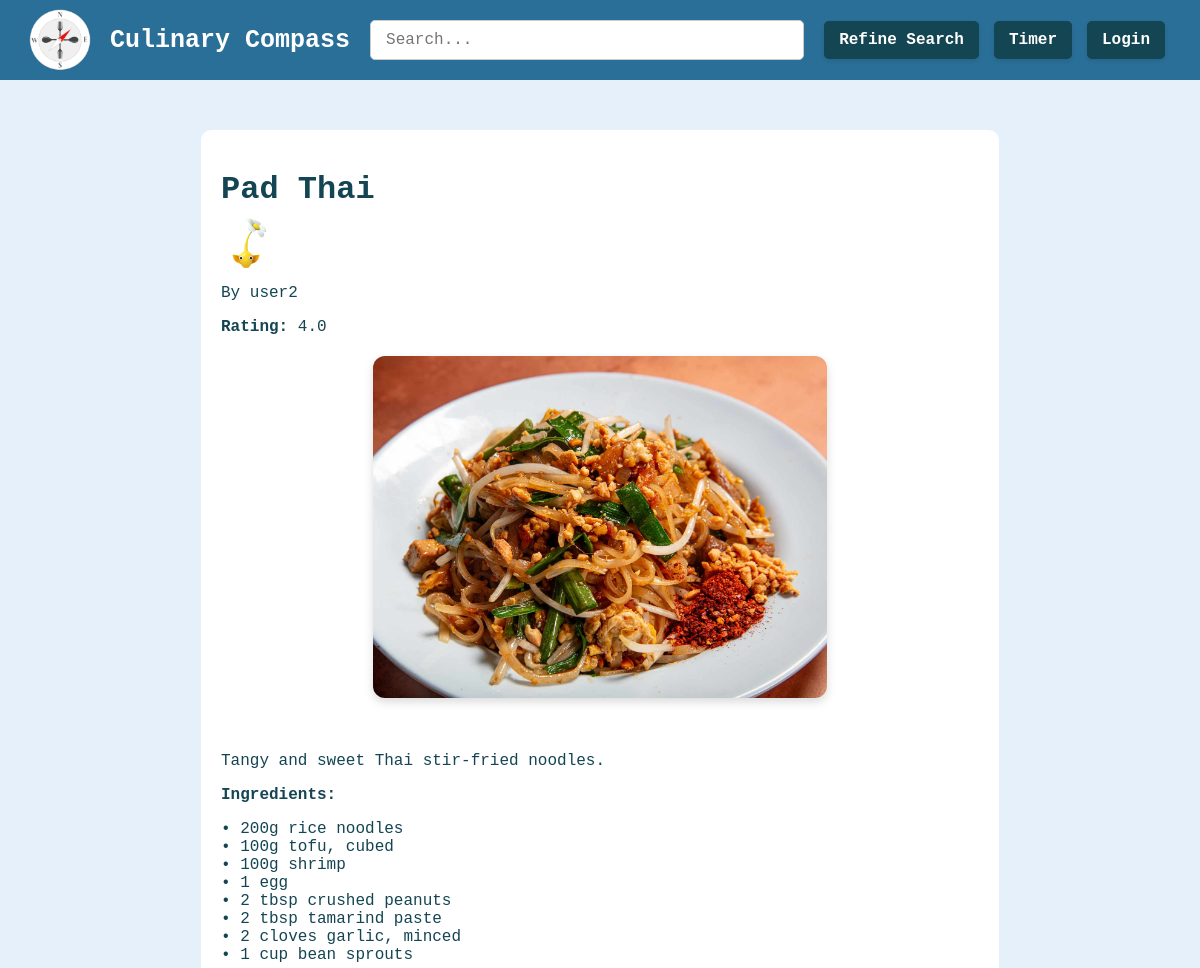
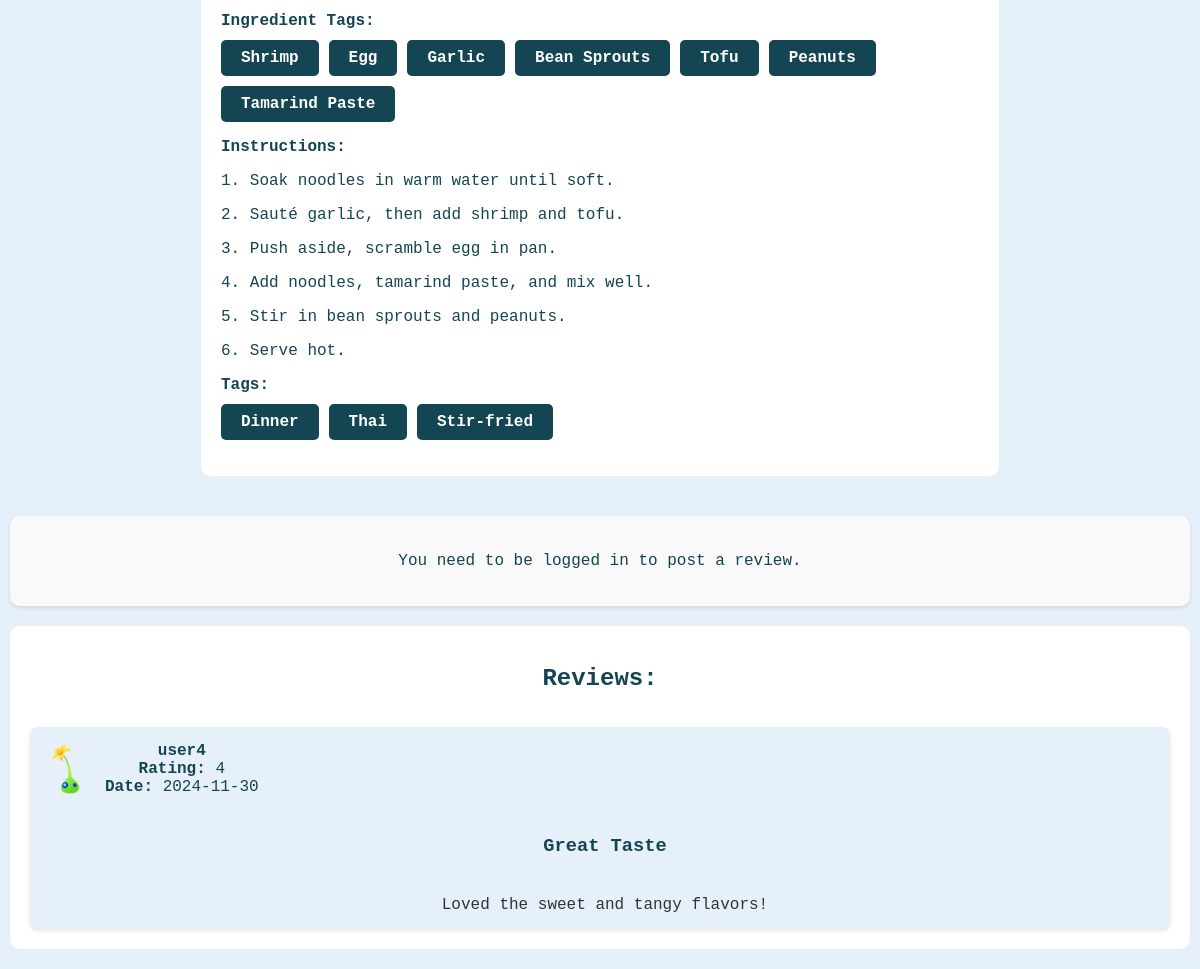
The page /recipe/4 on the database its author committed (2 pictures, top to bottom).
### tables this page shows
CREATE TABLE recipes (
        id INTEGER PRIMARY KEY AUTOINCREMENT,
        user_id INTEGER NOT NULL,
        title TEXT NOT NULL,
        intro TEXT,
        ingredient_list TEXT,
        ingredient_tags TEXT,
        instructions TEXT,
        tags TEXT,
        rating REAL,
        image TEXT
    );

CREATE TABLE users (
        id INTEGER PRIMARY KEY AUTOINCREMENT,
        username TEXT NOT NULL UNIQUE,
        password TEXT NOT NULL,
        profile_picture TEXT NOT NULL,
        is_admin INTEGER DEFAULT 0,
        failed_attempts INTEGER DEFAULT 0,
        lockout_timer TIMESTAMP NULL
    );

CREATE TABLE reviews (
        id INTEGER PRIMARY KEY AUTOINCREMENT,
        recipe_id INTEGER NOT NULL,
        user_id INTEGER NOT NULL,
        rating INTEGER NOT NULL,
        review TEXT,
        title TEXT,
        date TEXT NOT NULL,
        profile_picture TEXT,
        FOREIGN KEY (recipe_id) REFERENCES recipes(id) ON DELETE CASCADE,
        FOREIGN KEY (user_id) REFERENCES users(id) ON DELETE CASCADE
    );

### MW aaaaa/app.py (the view, shortened to what this page needs)
@app.route('/recipe/<int:recipe_id>', methods=['GET', 'POST'])
def recipe_page(recipe_id):
    connection = get_db_connection()
    cursor = connection.cursor()
    connection.execute("PRAGMA foreign_keys = ON;")
    query_recipe = '''
    SELECT recipes.*, users.username AS writer_username, users.id AS writer_id, users.profile_picture AS writer_pic
    FROM recipes
    JOIN users ON recipes.user_id = users.id
    WHERE recipes.id = ?
    '''
    recipe = connection.execute(query_recipe, (recipe_id,)).fetchone()
    query_reviews = '''
    SELECT users.username, reviews.*, reviews.title AS review_title
    FROM reviews
    JOIN users ON reviews.user_id = users.id
    WHERE reviews.recipe_id = ?
    '''
    reviews = connection.execute(query_reviews, (recipe_id,)).fetchall()
    is_favourited = False
    user_review = None
    if 'user_id' in session:
        user_id = session['user_id']
        is_favourited = cursor.execute("SELECT 1 FROM favourites WHERE recipe_id = ? AND user_id = ?", (recipe_id, user_id)).fetchone() is not None
        user_review = cursor.execute(
            "SELECT * FROM reviews WHERE recipe_id = ? AND user_id = ?",
            (recipe_id, user_id)
        ).fetchone()
        query_annotations = '''
        SELECT annotations.highlighted_text, annotations.annotation_text
        FROM annotations
        JOIN users ON annotations.user_id = users.id
        WHERE annotations.recipe_id = ? AND annotations.user_id = ?
        '''
        annotations = connection.execute(query_annotations, (recipe_id, user_id)).fetchall()
    else:
        annotations = []
    connection.close()
    if recipe:
        tags_dict = json.loads(recipe['tags'])
        tags = []
        for tag_list in tags_dict.values():
            tags.extend(tag_list)
        ingredient_tags_dict = json.loads(recipe['ingredient_tags'])
        ingredient_tags = []
        for tag_list in ingredient_tags_dict.values():
            ingredient_tags.extend(tag_list)
        recipe_data = {
            "writer_username": recipe['writer_username'],
            "writer_id": recipe['writer_id'],
            "writer_pic": recipe['writer_pic'],
            "id": recipe['id'],
            "title": recipe['title'],
            "instructions": recipe['instructions'],
            "intro": recipe['intro'],
            "ingredient_list": recipe['ingredient_list'],
            "ingredient_tags": ingredient_tags,
            "tags": tags,
            "rating": recipe['rating'] if reviews else "N/A",
            "image": recipe['image'],
            "annotations": [
                {
                    "highlighted_text": a['highlighted_text'],
                    "annotation_text": a['annotation_text']
                } for a in annotations
            ],
            "reviews": [
                {
                    "user_id": r['user_id'],
                    "username": r['username'],
                    "profile_picture": r['profile_picture'],
                    "review_title": r['review_title'],
                    "review": r['review'],
                    "rating": r['rating'],
                    "date": r['date']
                } for r in reviews
            ]
        }
        recipe_data["instructions"] = highlight_text(recipe_data["instructions"], recipe_data["annotations"])
        return render_template('recipepage.html', recipe=recipe_data, tags=tags, ingredient_tags=ingredient_tags, is_favourited=is_favourited, user_review=user_review)
    else:
        return "Page not found", 404

### MW aaaaa/app.py (called while the page is built)
def get_db_connection():
    connection = sqlite3.connect('my-database.db')
    connection.row_factory = sqlite3.Row
    return connection

def highlight_text(instructions, annotations):
    for i, ann in enumerate(annotations):
        pattern = re.escape(ann['highlighted_text'])
        replacement = f'<mark class="highlighted-text" id="highlight-{i}" data-index="{i}">{ann["highlighted_text"]}</mark>'
        instructions = re.sub(pattern, replacement, instructions, count=1)
    return Markup(instructions)

### MW aaaaa/templates/recipepage.html (shortened to what this page needs)
{% extends 'base.html' %}
{% block content %}
        <div class="content-wrapper{% if not session.get('logged_in') %} guest-view{% endif %}">
        <div class="recipe-info{% if not session.get('logged_in') %} guest-view{% endif %}">
                <h1>{{ recipe['title'] }}</h1>
                <a href="{{ url_for('profile', user_id=recipe['writer_id']) }}">
                    <img src="{{ url_for('static', filename=recipe['writer_pic'] if recipe['writer_pic'] else 'images/default_profile.png') }}" alt="Profile Picture" class="profile-pic">
                    <p>By {{ recipe['writer_username'] }}</p>
                </a>
                <p><strong>Rating:</strong> <span class="rating">{{ recipe['rating'] }}</span></p>
                {% if recipe.image %}
                    <div class="recipe-image-container">
                        <img src="{{ url_for('static', filename=recipe.image) }}" alt="{{ recipe.title }} Image" class="recipe-main-image">
                    </div>
                {% endif %}
                <br>
                <p> {{ recipe['intro']}}</p>
                <p><strong>Ingredients:</strong></p>
                <p> {{ recipe['ingredient_list']|replace('\n', '<br>')|safe }}</p>
                <p><strong>Ingredient Tags:</strong></p>
                    <div class="recipe-tags">
                        {% for tag in ingredient_tags %}
                            <a href="{{ url_for('search') }}?ingredients={{ tag }}" class="dark-button">{{ tag }}</a>
                        {% endfor %}
                    </div>
                <p><strong>Instructions:</strong></p>
                <div id="recipe-instructions">
                    <div id="instructions-text">
                        {% for line in recipe['instructions'].split('\n') %}
                            <p>{{ line }}</p>
                        {% endfor %}
                    </div>
                </div>
                <p><strong>Tags:</strong>
                    <form method="POST">
                        <div class="recipe-tags">
                            {% for tag in recipe['tags'] %}
                                <a href="{{ url_for('search') }}?tags={{ tag }}" class="dark-button">{{ tag }}</a>
                            {% endfor %}
                        </div>
                    </form>
                </p>
            </div>
    </div>
    <div class="review-form">
        {% if session.get('logged_in') %}
            {% if session['user_id'] == recipe.writer_id %}
                <p>You cannot review your own recipe.</p>
            {% elif user_review %}
                <h2>Edit Your Review</h2>
                <form method="POST">
                    <input type="hidden" name="action" value="edit_review">
                    <div class="form-group">
                        <label for="review_title">Review Title:</label>
                        <input type="text" id="review_title" name="review_title" value="{{ user_review['title'] }}" required>
                    </div>
                    <br>
                    <div class="form-group">
                        <label for="rating">Rating (1-5):</label>
                        <input type="number" id="rating" name="rating" min="1" max="5" value="{{ user_review['rating'] }}" required>
                    </div>
                    <br>
                    <div class="form-group">
                        <label for="review">Your Review:</label>
                        <textarea id="review" name="review" required>{{ user_review['review'] }}</textarea>
                    </div>
                    <br>
                    <button type="submit" class="submit-button">Update Review</button>
                </form>
            {% else %}
                <h2>Submit Your Review</h2>
                <form method="POST">
                    <input type="hidden" name="action" value="submit_review">
                    <input type="hidden" name="action" value="submit_review">
                    <div class="form-group">
                        <label for="review_title">Review Title:</label>
                        <input type="text" id="review_title" name="review_title" maxlength="50" required>
                    </div>
                    <br>
                    <div class="form-group">
                        <label for="rating">Rating (1-5):</label>
                        <input type="number" id="rating" name="rating" min="1" max="5" required>
                    </div>
                    <br>
                    <div class="form-group">
                        <label for="review">Your Review:</label>
                        <textarea id="review" name="review" maxlength="30000" required></textarea>
                    </div>
                    <br>
                    <button type="submit" class="submit-button">Submit Review</button>
                </form>
            {% endif %}
        {% else %}
            <p>You need to be logged in to post a review.</p>
        {% endif %}
    </div>
    <div class="reviews-section">
        <h2>Reviews:</h2>
        {% for review in recipe['reviews'] %}
            <div class="review">
                <div class="profile">
                    <a href="{{ url_for('profile', user_id=review['user_id']) }}">
                    <img src="{{ url_for('static', filename=review['profile_picture'] if review['profile_picture'] else 'images/default_profile.png') }}" alt="Profile Picture" class="profile-pic">
                    <div class="review-header">
                        <p><strong>{{ review['username'] }}</strong></p>
                        </a>
                        <p><strong>Rating:</strong> {{ review['rating'] }}</p>
                        <p><strong>Date:</strong> {{ review['date'] }}</p>
                    </div>
                </div>
                <h3 class="review-title">{{ review['review_title'] }}</h3>
                <p class="review-text">{{ review['review'] }}</p>
            </div>
        {% else %}
            <p>No reviews available.</p>
        {% endfor %}
    </div>
{% endblock %}

### MW aaaaa/static/stylesheet.css (style rules this page uses)
* { font-family: 'Cascadia Code', monospace; box-sizing: border-box; color:#144552; }
body { margin: 10px; padding-top: 100px; text-align: center; background-color: #e6f0fa; background-size: cover; background-position: center; background-repeat: no-repeat; background-attachment: fixed; }
a { cursor: pointer; color: inherit; text-decoration: none; }
.content-wrapper { display: flex; gap: 20px; padding: 20px; align-items: stretch; }
.content-wrapper.guest-view { display: block; gap: 20px; padding: 20px; align-items: stretch; }
.recipe-info { width: 70%; background-color: white; border-radius: 10px; padding: 20px; text-align: left; }
.recipe-info.guest-view { width: 70%; margin-left: auto; margin-right: auto; float: none; display: block; }
.recipe-info h1, .recipe-info p { margin-bottom: 10px; }
.recipe-tags { display: flex; flex-wrap: wrap; gap: 10px; justify-content: flex-start; }
.dark-button { display: inline-flex; align-items: center; justify-content: center; padding: 10px 20px; font-size: 1rem; font-weight: bold; border-radius: 5px; border: none; background-color: #144552; color: white; cursor: pointer; line-height: 1; user-select: none; transition: background-color 0.3s; }
.recipe-image-container { text-align: center; margin: 20px 0; }
.recipe-main-image { width: 60%; height: auto; display: block; margin: 0 auto 20px auto; border-radius: 12px; box-shadow: 0 4px 10px rgba(0, 0, 0, 0.15); }
.reviews-section { margin: 20px 0; padding: 20px; background-color: white; border-radius: 10px; display: flex; flex-direction: column; gap: 15px; }
.review { background-color: #e6f0fa; padding: 15px; border-radius: 8px; box-shadow: 0 2px 4px rgba(0,0,0,0.1); display: flex; flex-direction: column; gap: 10px; }
.profile { display: flex; align-items: center; margin-bottom: 10px; }
.profile-pic { width: 50px; height: 50px; border-radius: 50%; margin-right: 10px; object-fit: cover; }
.review-header { display: flex; flex-direction: column; }
.review-header p { margin: 0; }
.review-title { margin-left: 10px; }
.review-text { margin: 10px 0 0 10px; font-size: 1em; color: #333; }
.review-form { background-color: #f9f9f9; padding: 20px; border-radius: 10px; box-shadow: 0 2px 4px rgba(0,0,0,0.1); display: flex; flex-direction: column; gap: 15px; margin-top: 20px; }
.recipe-info, #annotation-sidebar { flex-grow: 1; height: auto; overflow-y: auto; }

### rows shown on the page
recipes: title "Pad Thai", rating "4.0", image (picture), intro "Tangy and sweet Thai stir-fried noodles.", ingredient_list "• 200g rice noodles • 100g tofu, cubed • 100g shrimp • 1 egg • 2 tbsp crushed peanuts • 2 tbsp tamarind paste • 2 cloves garlic, minced • 1 cup bean sprouts"
users: profile_picture (picture), writer_username "user2"
reviews: profile_picture (picture), username "user4", rating "4", date "2024-11-30", review_title "Great Taste", review "Loved the sweet and tangy flavors!"

### other values the page prints
{{ tag }} "Shrimp" "Egg" "Garlic" "Bean Sprouts" "Tofu" "Peanuts" "Tamarind Paste"
{{ line }} "1. Soak noodles in warm water until soft." "2. Sauté garlic, then add shrimp and tofu." "3. Push aside, scramble egg in pan." "4. Add noodles, tamarind paste, and mix well." "5. Stir in bean sprouts and peanuts." "6. Serve hot."
{{ tag }} "Dinner" "Thai" "Stir-fried"
